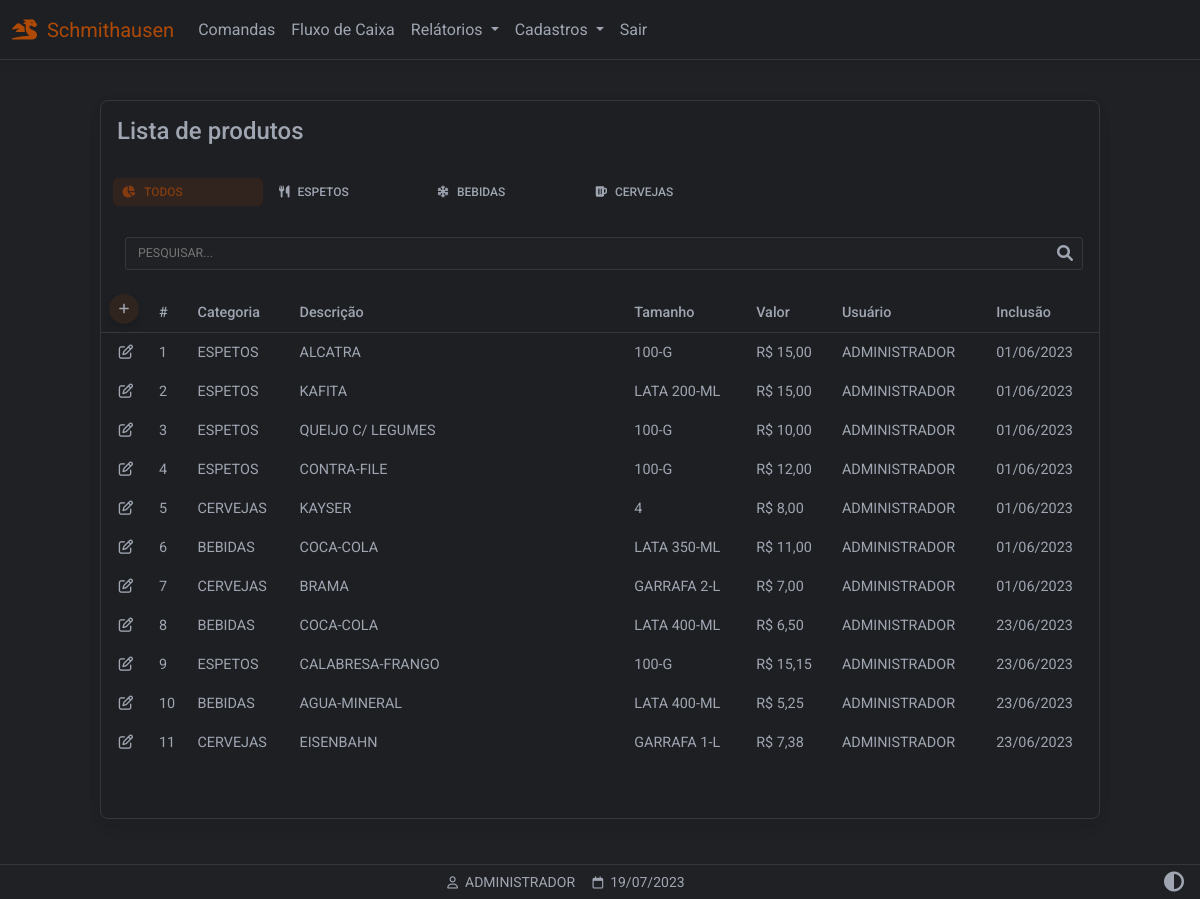
Page /produtos (signed in) on the committed database.
### website/models.py (models this page shows)
class Produto(db.Model):
    id = db.Column(db.Integer, primary_key=True)
    categoria = db.Column(db.String(150))
    descricao = db.Column(db.String(150))
    tamanho = db.Column(db.String(150))
    valor = db.Column(db.Float)
    data_criacao = db.Column(db.DateTime(timezone=True), default=func.now())
    user_id = db.Column(db.Integer, db.ForeignKey('user.id'))

class Categoria(db.Model):
    id = db.Column(db.Integer, primary_key=True)
    nome = db.Column(db.String(150))
    categoria = db.relationship('Tamanho',backref='tamanhos')

class Tamanho(db.Model):
    id = db.Column(db.Integer, primary_key=True)
    nome = db.Column(db.String(150))
    cat_id = db.Column(db.Integer, db.ForeignKey('categoria.id'))

class User(db.Model, UserMixin):
    id = db.Column(db.Integer, primary_key=True)
    email = db.Column(db.String(150), unique=True)
    password = db.Column(db.String(150))
    first_name = db.Column(db.String(150))
    user = db.relationship('Produto',backref='produto')

### website/views.py (the view)
@views.route('/produtos', methods=['GET','POST'])
@login_required
def produtos():
    produtos = Produto.query.all()
    tamanhos = Tamanho.query.all()
    categorias = Categoria.query.all()
    return render_template("produtos_listar.html",
        user=current_user,
        data=data,
        produtos=produtos,
        tamanhos=tamanhos,
        categorias=categorias)

### website/__init__.py (called while the page is built)
def create_app():
    app = Flask(__name__)
    app.config['SECRET_KEY'] = 'hjshjhdjah kjshkjdhjs'
    app.config['SQLALCHEMY_DATABASE_URI'] = f'sqlite:///{DB_NAME}'
    app.config["TEMPLATES_AUTO_RELOAD"] = True
    db.init_app(app)
    from .views import views
    from .auth import auth
    app.register_blueprint(views, url_prefix='/')
    app.register_blueprint(auth, url_prefix='/')
    from .models import User, Cliente, Produto
    with app.app_context():
        db.create_all()
    login_manager = LoginManager()
    login_manager.login_view = 'auth.login'
    login_manager.login_message = u"FAVOR EFETUAR LOGIN!"
    login_manager.init_app(app)
    @login_manager.user_loader
    def load_user(id):
        return User.query.get(int(id))
    return app

### website/templates/produtos_listar.html (shortened to what this page needs)
{% extends "base.html" %}
{% block content %}
<div class="container-fluid" style="min-height:100dvh;padding-top:100px">
  <div class="table-responsive w-100 card myTheme-900 larg-max m-auto" style="padding-bottom: 40px">
     <table class="table table-borderless table-sm myTheme-900 ">
      <thead>
        <tr>
          <p class="h4 p-3 ">Lista de produtos</p>
        </tr>
        <tr>
          <div class="form-control-sm">
            <ul class="nav nav-tabs mb-3 myTheme-900">
              <li class="p-1 nav-item myTheme-900">
                <a class="nav-link active p-2" data-mdb-toggle="tab" role="button" aria-selected="true">
                  <i class="fas fa-chart-pie fa-fw me-2 me-2"></i>TODOS</a>
              </li>
              <li class="p-1 nav-item myTheme-900">
                <a class="nav-link  p-2" data-mdb-toggle="tab" role="button" aria-selected="false">
                  <i class="fa-solid fa-utensils me-2"></i>ESPETOS</a>
              </li>
              <li class="p-1 nav-item myTheme-900">
                <a class="nav-link  p-2" data-mdb-toggle="tab" role="button" aria-selected="false">
                  <i class="fa-solid fa-snowflake me-2"></i>BEBIDAS</a>
              </li>
              <li class="p-1 nav-item myTheme-900">
                <a class="nav-link  p-2" data-mdb-toggle="tab" role="button" aria-selected="false">
                  <i class="fa-solid fa-beer-mug-empty me-2"></i>CERVEJAS</a>
              </li>
            </ul>
          </div>
        </tr>
        <tr>
          <div class="p-3 pt-0">
            <div class="form-outline mt-2 ps-2" style="margin-bottom: 0!important;padding-bottom: 0!important;">
              <input type="text" style="text-transform:uppercase" id="inputPesquisarProdutos"
                class="myInputs form-control-sm" placeholder="Pesquisar..." />
            </div>
          </div>
        </tr>
        <tr>
          <th class="text-nowrap" scope="col">
            <a href="/produtos_cadastrar" class="p-2 btn btn-floating btn-add">
              <i class="fa-solid fa-plus"></i>
            </a>
          </th>
          <th class="text-nowrap" scope="col">#</th>
          <th class="text-nowrap" scope="col">Categoria</th>
          <th class="text-nowrap" scope="col" style="min-width: 280px;">Descrição</th>
          <th class="text-nowrap" scope="col">Tamanho</th>
          <th class="text-nowrap" scope="col">Valor</th>
          <th class="text-nowrap" scope="col">Usuário</th>
          <th class="text-nowrap" scope="col">Inclusão</th>
        </tr>
      </thead>
      <tbody id="tb-produtos">
        {% for i in produtos %}
        <tr>
          <td class="text-center" style="width: 50px">
            <a role="button" class=""
              href="/produtos_atualizar/{{ i.id }}/{{ i.categoria }}/{{ i.tamanho}}">
              <i class="fa-regular fa-pen-to-square"></i>
            </a>
          </td>
          <td class="text-nowrap" scope="row"> {{ i.id }} </td>
          <td class="text-nowrap" scope="row" style="min-width:80px"> {{ categorias[i.categoria | int -1].nome }}</td>
          <td class="text-nowrap" scope="row"> {{ i.descricao }} </td>
          <td class="text-nowrap" scope="row"> {{ tamanhos[i.tamanho | int -1 ].nome }} </td>
          <td class="text-nowrap" scope="row"> {{ "R$ {:,.2f}".format( i.valor ) | replace(".",",") }} </td>
          <td class="text-nowrap" scope="row"> {{ i.produto.first_name.split()[0] }} </td>
          <td class="text-nowrap" scope="row"> {{ i.data_criacao.strftime('%d/%m/%Y') }} </td>
        </tr>
        {% endfor %}
      </tbody>
    </table>
  </div>
</div>
{% endblock %}
{% block titlefooter %}
<span>
  &nbsp;{{ user.first_name.split()[0] | upper }}
  <span>
    &nbsp;{{ data.strftime('%d/%m/%Y') }}
  </span>
  {% endblock %}

### website/static/css/base.css (style rules this page uses)
:root { --custom-color: 211, 84, 0; --color-primary: 59, 113, 202; --color-secondary: 159,166,178; --color-success: 20,164,77; --color-danger: 220, 76, 76; --color-warning: 228,161,27; --color-info: 84,180,211; --color-ligth: 251,251,251; --color-theme-500: 32, 33, 36; --color-theme-900: 30, 31, 34; --cor-fonte: 159,166,178; --cor-da-borda: 53, 56, 59; }
.larg-max { max-width: 1000px!important; }
.myTheme-900 { background-color: rgb(var(--color-theme-900))!important; color: rgb(var(--cor-fonte))!important; }
.myTheme-500 { background-color: rgb(var(--color-theme-500))!important; color: rgb(var(--cor-fonte))!important; }
.my-footer span { color: rgb(var(--cor-fonte)); }
.nav-tabs .nav-link { width: 150px; background-color: rgb(var(--color-theme-900)); color: rgb(var(--cor-fonte)); border-bottom: none; }
.nav-tabs .nav-item .nav-link.active { border-color: rgb(var(--custom-color)); border-bottom: none; border-radius: 5px; background-color: rgba(var(--custom-color),0.1)!important; color: rgba(var(--custom-color),0.5)!important; }
.table-responsive { border: 1px solid rgb(var(--cor-da-borda))!important; color: rgb(var(--cor-fonte))!important; margin-bottom: 80px!important; }
.table-responsive thead th { border-bottom: 1px solid rgb(var(--cor-da-borda))!important; }
.btn-add { background-color: rgba(var(--custom-color),0.1); border-radius: 50%; width: 30px; height: 30px; color: rgb(var(--cor-fonte)); display: flex; align-items: center; justify-content: center; }
.fa-pen-to-square, .fa-trash-can { color: rgb(var(--cor-fonte))!important; }
.form-outline { margin-bottom: 30px!important; }
.myInputs { color: rgb(var(--cor-fonte))!important; border: 1px solid rgb(var(--cor-da-borda))!important; background-color: rgb(var(--color-theme-500)); width: 100%; padding: 0.35rem; padding-left: 0.75rem; border-radius: 3px; }

### rows in the picture
Produto: id "1", categoria.nome "ESPETOS", descricao "ALCATRA", tamanho.nome "100-G", valor "R$ 15,00", produto.first_name "ADMINISTRADOR", data_criacao "01/06/2023"
Produto: id "2", categoria.nome "ESPETOS", descricao "KAFITA", tamanho.nome "LATA 200-ML", valor "R$ 15,00", produto.first_name "ADMINISTRADOR", data_criacao "01/06/2023"
Produto: id "3", categoria.nome "ESPETOS", descricao "QUEIJO C/ LEGUMES", tamanho.nome "100-G", valor "R$ 10,00", produto.first_name "ADMINISTRADOR", data_criacao "01/06/2023"
Produto: id "4", categoria.nome "ESPETOS", descricao "CONTRA-FILE", tamanho.nome "100-G", valor "R$ 12,00", produto.first_name "ADMINISTRADOR", data_criacao "01/06/2023"
Produto: id "5", categoria.nome "CERVEJAS", descricao "KAYSER", tamanho.nome "4", valor "R$ 8,00", produto.first_name "ADMINISTRADOR", data_criacao "01/06/2023"
Produto: id "6", categoria.nome "BEBIDAS", descricao "COCA-COLA", tamanho.nome "LATA 350-ML", valor "R$ 11,00", produto.first_name "ADMINISTRADOR", data_criacao "01/06/2023"
Produto: id "7", categoria.nome "CERVEJAS", descricao "BRAMA", tamanho.nome "GARRAFA 2-L", valor "R$ 7,00", produto.first_name "ADMINISTRADOR", data_criacao "01/06/2023"
Produto: id "8", categoria.nome "BEBIDAS", descricao "COCA-COLA", tamanho.nome "LATA 400-ML", valor "R$ 6,50", produto.first_name "ADMINISTRADOR", data_criacao "23/06/2023"
Produto: id "9", categoria.nome "ESPETOS", descricao "CALABRESA-FRANGO", tamanho.nome "100-G", valor "R$ 15,15", produto.first_name "ADMINISTRADOR", data_criacao "23/06/2023"
Produto: id "10", categoria.nome "BEBIDAS", descricao "AGUA-MINERAL", tamanho.nome "LATA 400-ML", valor "R$ 5,25", produto.first_name "ADMINISTRADOR", data_criacao "23/06/2023"
Produto: id "11", categoria.nome "CERVEJAS", descricao "EISENBAHN", tamanho.nome "GARRAFA 1-L", valor "R$ 7,38", produto.first_name "ADMINISTRADOR", data_criacao "23/06/2023"
User: first_name "ADMINISTRADOR"

### other values in the picture
{{ data.strftime('%d/%m/%Y') }} "19/07/2023"
